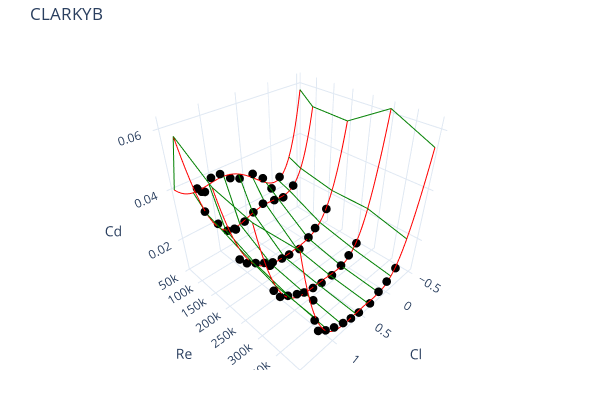

Notebook cell for this chart:
### Markdown cell above
Fitting a 4th order polynomial for cl=>cd each re, then linearly interpolating between res.

### Code cell
import plotly.express as px
import plotly.graph_objects as go
from functools import partial

polys = {}
gb = afoil.drag.groupby("re")
for re, grp in gb:
    polys[re] = partial(np.polyval, np.polyfit(grp.Cl, grp.Cd, deg=4))

cls = np.linspace(-0.5, 1.5, 100)

fig = go.Figure()

for re in afoil.drag.re.unique():
    cds = polys[re](cls)

    fig.add_trace(
        go.Scatter3d(
            x=cls,
            y=np.full(len(cls), re),
            z=cds,
            mode="lines",
            showlegend=False,
            line=dict(color="red"),
        )
    )
    grp = gb.get_group(re)
    fig.add_trace(
        go.Scatter3d(
            x=grp.Cl,
            y=grp.re,
            z=grp.Cd,
            mode="markers",
            showlegend=False,
            marker=dict(size=3, color="black"),
        )
    )

for cl in np.linspace(-0.5, 1.5, 10):
    res = np.array(list(polys.keys()))

    cds = np.array([polys[re](cl) for re in res])

    fig.add_trace(
        go.Scatter3d(
            x=np.full(len(res), cl),
            y=res,
            z=cds,
            mode="lines",
            showlegend=False,
            line=dict(color="green"),
        )
    )

fig.update_layout(
    template="plotly_white",
    margin=dict(t=40, b=30, l=0, r=0),
    scene=dict(xaxis=dict(title="Cl"),
    yaxis=dict(title="Re"),
    zaxis=dict(title="Cd"),),
    
    width=600,
    height=400,
    title=afoil.name,
).show()
